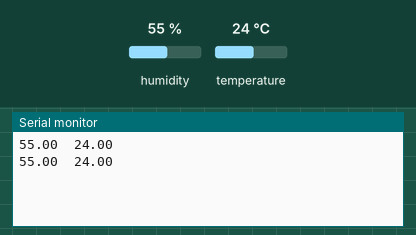
Bench run of a sketch on a simulated Arduino Uno, built with avr-gcc and run on an emulated ATmega328P. Shown: the last lines printed to the serial monitor. The inputs (shaded band) are chosen by the test bench; at power-on: humidity 55 %, temperature 24 °C.

Above: at 2.8 s.
2.9 s: humidity set to 22 %
At 4.9 s:
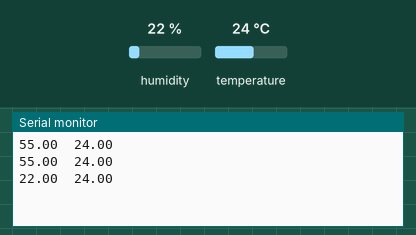
5.6 s: temperature set to 12 °C
At 7.3 s:
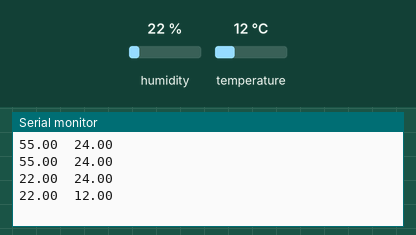
8.3 s: humidity set to 40 %
At 10.9 s:
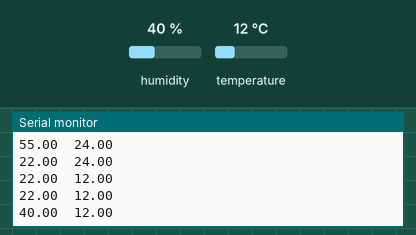
Timing chart, 0 to 12.4 s (numbered marks = the images above; inputs shaded):
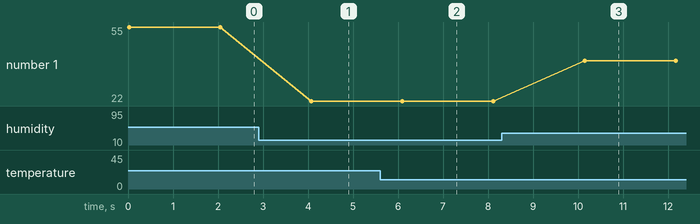

Measured:
- after the input at 2.9 s, the serial monitor: prints a new line after 1.2 s (image 1)
- after the input at 5.6 s, the serial monitor: prints a new line after 0.50 s (image 2)
- after the input at 8.3 s, the serial monitor: prints a new line after 1.8 s (image 3)
- plotted number 1: 55 → 22 after the input at 2.9 s, 22 → 40 after the input at 8.3 s

The sketch:

dht11-dht22-deel-2.ino
```cpp
// (licence header left out)
#include "DHT.h"             // Bibliotheek voor DHT sensoren

#define dhtPin 12            // data pin

/*
 * Stel hier in welke DHT chip je gebruikt
 */
#define dhtType DHT11        // DHT 11
//#define dhtType DHT22      // DHT 22  (AM2302), AM2321
//#define dhtType DHT21      // DHT 21 (AM2301)

DHT dht(dhtPin, dhtType);    // Initialiseer de DHT bibliotheek

float humidityVal;           // luchtvochtigheid
float tempValC;              // temperatuur in graden Celcius
float tempValF;              // temperatuur in graden Fahrenheit
float heatIndexC;            // gevoelstemperatuur in graden Celcius
float heatIndexF;            // gevoelstemperatuur in graden Fahrenheit

void setup() {
  Serial.begin(9600);        // stel de seriële monitor in
  dht.begin();               // start het DHT sensor uitlezen
}

void loop() {

  humidityVal = dht.readHumidity();        // vraag de luchtvochtigheid aan de DHT sensor
  tempValC = dht.readTemperature();        // vraag de temperatuur in graden Celcius aan de DHT sensor
  tempValF = dht.readTemperature(true);    // vraag de temperatuur in graden Fahrenheit aan de DHT sensor

  // Controleer of alle waarden goed zijn uitgelezen, zo niet probeer het opnieuw
  if (isnan(humidityVal) || isnan(tempValC) || isnan(tempValF)) {
    Serial.println("Uitlezen van DHT sensor mislukt!");

    // Beëindig de loop() functie
    return;
  }

  // Bereken de gevoelstemperatuur in graden Celcius
  heatIndexC = dht.computeHeatIndex(tempValC, humidityVal, false);

  // Bereken de gevoelstemperatuur in graden Fahrenheit
  heatIndexF = dht.computeHeatIndex(tempValF, humidityVal);

  // Print alle waarden naar de seriële monitor
  // \t print een tab, \n print een nieuwe regel karakter
  Serial.print(humidityVal);
  Serial.print("\t");
  Serial.print(tempValC);
  Serial.print("\n");

  delay(2000);
}
```
